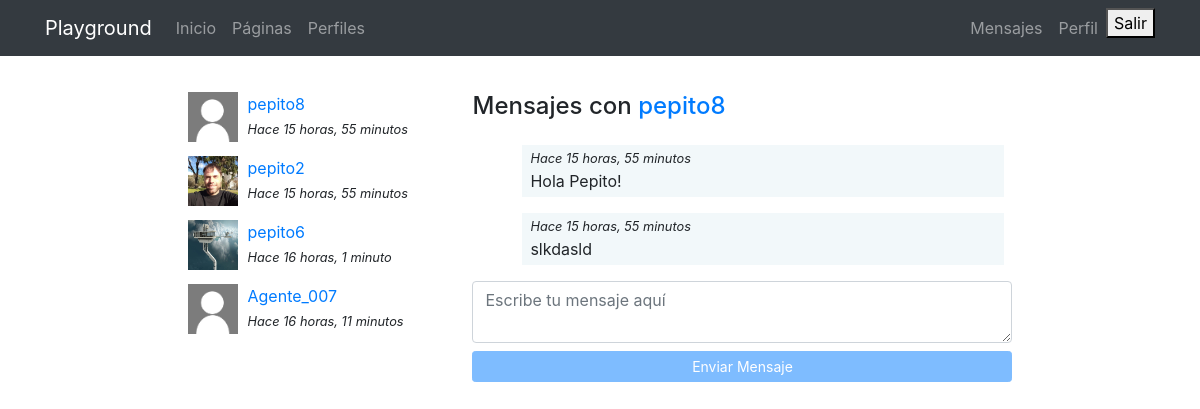
The app's page /messenger/thread/2/ (signed in) with its own data.
### messenger/models.py (models this page shows)
class Thread(models.Model):
    users = models.ManyToManyField(User, related_name='threads')
    messages = models.ManyToManyField(Message)
    updated = models.DateTimeField(auto_now=True)
    objects = ThreadManager()
    class Meta:
        ordering = ['-updated']

class Message(models.Model):
    user = models.ForeignKey(User, on_delete=models.CASCADE)
    content = models.TextField()
    created = models.DateTimeField(auto_now_add=True)
    class Meta:
        ordering = ['created']

### registration/models.py (models this page shows)
class Profile(models.Model):
    user = models.OneToOneField(User, on_delete=models.CASCADE)
    avatar = models.ImageField(upload_to=custom_upload_to, null=True, blank=True)
    bio = models.TextField(null=True, blank=True)
    link = models.URLField(max_length=200, null=True, blank=True)
    class Meta:
        ordering = ['user__username']

### messenger/views.py (the view)
# urls.py: path('thread/<int:pk>/', ThreadDetail.as_view(), name="detail"),
@method_decorator(login_required, name="dispatch")
class ThreadDetail(DetailView):
    model = Thread
    def get_object(self):
        obj = super(ThreadDetail, self).get_object()
        if self.request.user not in obj.users.all():
            raise Http404
        return obj

### messenger/templates/messenger/thread_detail.html (shortened to what this page needs)
{% extends 'core/base.html' %}
{% load static %}
{% block content %}
<main role="main">
  <div class="container">
    <div class="row mt-3">
      <div class="col-md-9 mx-auto mb-5">
        <div class="row">
          <div class="col-md-4">
            {% for thread in request.user.threads.all %}
              {% if thread.messages.all|length > 0 %}
                <div class="mb-3">
                  {% for user in thread.users.all %}
                    {% if user != request.user %}
                      {% if user.profile.avatar %}
                        <img src="{{user.profile.avatar.url}}" class="avatar">
                      {% else %}
                        <img src="{% static 'registration/img/no-avatar.jpg' %}" class="avatar">
                      {% endif %}
                      <div>
                        <a href="{% url 'messenger:detail' thread.pk %}">{{user}}</a><br>
                        <small><i>Hace {{thread.messages.last.created|timesince}}</i></small>
                      </div>
                    {% endif %}
                  {% endfor %}
                </div>
              {% endif %}
            {% endfor %}
          </div>
          <div class="col-md-8">
            {% for user in thread.users.all %}
              {% if user != request.user %}
                <h4 class="mb-4">Mensajes con <a href="{% url 'profiles:detail' user %} ">{{user}}</a></h4>
              {% endif %}
            {% endfor %}
            <div class="thread" id="thread">
              {% for message in object.messages.all %}
                <div {% if request.user == message.user %}class="mine mb-3"{% else %}class="other mb-3"{% endif %}>
                  <small><i>Hace {{thread.messages.last.created|timesince}}</i></small><br>
                  {{message.content}}
                </div>
              {% endfor %}
            </div>
            <textarea id="content" class="form-control mb-2" rows="2" placeholder="Escribe tu mensaje aquí"></textarea>
            <button id="send" class="btn btn-primary btn-sm btn-block" disabled>Enviar Mensaje</button>
          </div>
        </div>
    </div>
  </div>
</main>
{% endblock %}

### core/static/core/css/main.css (style rules this page uses)
main { padding-top: 20px; }
:root { --jumbotron-padding-y: 3rem; }
button#send:disabled { opacity: 0.5; cursor: not-allowed; }

### messenger/templates/messenger/thread_detail.html (style rules this page uses)
.avatar { width:50px; height:50px; float:left; margin-right:10px; }
.thread { max-height:300px; overflow-y:auto; padding:0 0.5em; }
.mine { padding:0 0.5em 0.25em; background-color:rgba(230,242,245,.5); width:92%; margin-left:8%; }

### records on screen
Thread: messages.last.created "15 horas, 55 minutos"
Thread: messages.last.created "15 horas, 55 minutos"
Thread: messages.last.created "16 horas, 1 minuto"
Thread: messages.last.created "16 horas, 11 minutos"
Message: content "Hola Pepito!"
Message: content "slkdasld"

### other values on screen
{{ user }} "pepito8"
{{ user }} "pepito2"
{{ user }} "pepito6"
{{ user }} "Agente_007"
